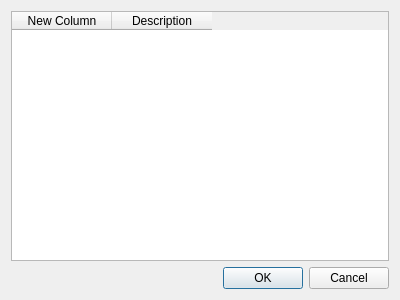
<?xml version="1.0" encoding="UTF-8"?>
<ui version="4.0">
 <class>OpenSession</class>
 <widget class="QDialog" name="OpenSession">
  <property name="geometry">
   <rect>
    <x>0</x>
    <y>0</y>
    <width>400</width>
    <height>300</height>
   </rect>
  </property>
  <property name="windowTitle">
   <string>Open Existing Session</string>
  </property>
  <layout class="QVBoxLayout" name="verticalLayout">
   <item>
    <widget class="QTableWidget" name="tableWidget">
     <property name="editTriggers">
      <set>QAbstractItemView::NoEditTriggers</set>
     </property>
     <property name="showDropIndicator" stdset="0">
      <bool>false</bool>
     </property>
     <property name="selectionMode">
      <enum>QAbstractItemView::SingleSelection</enum>
     </property>
     <property name="selectionBehavior">
      <enum>QAbstractItemView::SelectRows</enum>
     </property>
     <column>
      <property name="text">
       <string>New Column</string>
      </property>
     </column>
     <column>
      <property name="text">
       <string>Description</string>
      </property>
     </column>
    </widget>
   </item>
   <item>
    <widget class="QDialogButtonBox" name="buttonBox">
     <property name="orientation">
      <enum>Qt::Horizontal</enum>
     </property>
     <property name="standardButtons">
      <set>QDialogButtonBox::Cancel|QDialogButtonBox::Ok</set>
     </property>
    </widget>
   </item>
  </layout>
 </widget>
 <resources/>
 <connections>
  <connection>
   <sender>buttonBox</sender>
   <signal>accepted()</signal>
   <receiver>OpenSession</receiver>
   <slot>accept()</slot>
   <hints>
    <hint type="sourcelabel">
     <x>248</x>
     <y>254</y>
    </hint>
    <hint type="destinationlabel">
     <x>157</x>
     <y>274</y>
    </hint>
   </hints>
  </connection>
  <connection>
   <sender>buttonBox</sender>
   <signal>rejected()</signal>
   <receiver>OpenSession</receiver>
   <slot>reject()</slot>
   <hints>
    <hint type="sourcelabel">
     <x>316</x>
     <y>260</y>
    </hint>
    <hint type="destinationlabel">
     <x>286</x>
     <y>274</y>
    </hint>
   </hints>
  </connection>
  <connection>
   <sender>tableWidget</sender>
   <signal>cellDoubleClicked(int,int)</signal>
   <receiver>OpenSession</receiver>
   <slot>accept()</slot>
   <hints>
    <hint type="sourcelabel">
     <x>199</x>
     <y>136</y>
    </hint>
    <hint type="destinationlabel">
     <x>199</x>
     <y>149</y>
    </hint>
   </hints>
  </connection>
 </connections>
</ui>
